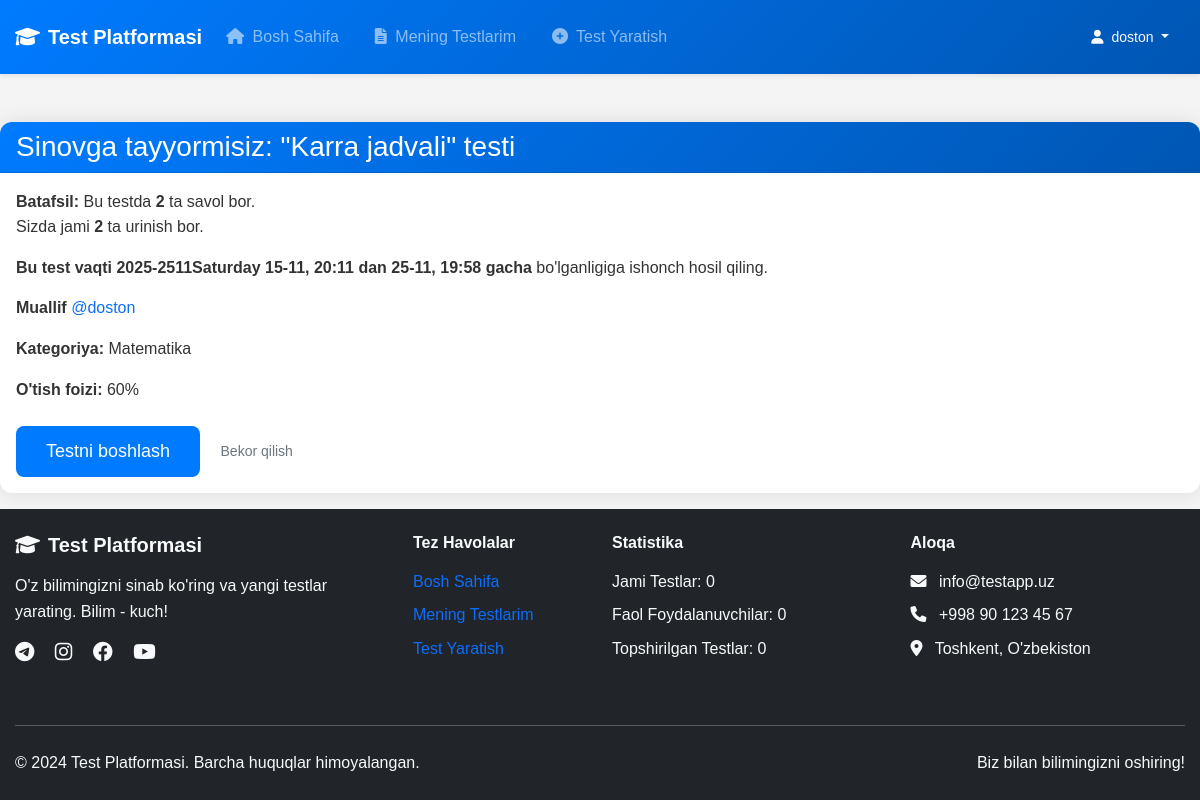
/2/ready_to_test/ (signed in), run on the app's committed database.
### main/models.py (models this page shows, shortened)
class Test(models.Model):
    author = models.ForeignKey(User, on_delete=models.CASCADE)
    category = models.ForeignKey(Category, on_delete=models.CASCADE)
    title = models.CharField(max_length=200)
    maximum_attempts = models.PositiveBigIntegerField()
    start_date = models.DateTimeField(default=timezone.now)
    end_date = models.DateTimeField(default=timezone.now() + datetime.timedelta(days=10))
    pass_percentage = models.PositiveBigIntegerField()

class Category(models.Model):
    name = models.CharField(max_length=100)

### main/views.py (the view)
# urls.py: path('<int:test_id>/ready_to_test/', views.ready_to_test, name='ready_to_test'),
@login_required(login_url='login')
def ready_to_test(request, test_id):
    test = get_object_or_404(Test, id=test_id)
    return render(request, 'ready_to_test.html', {'test': test})

### templates/ready_to_test.html (shortened to what this page needs)
{% extends "base.html" %}
{% block content %}
    <div class="content mt-5">
        <div class="card">
            <div class="card-header bg-primary text-white">
                <h3 class="mb-0">Sinovga tayyormisiz: "{{ test.title }}" testi</h3>
            </div>
            <div class="card-body">
                <p class="card-text">
                    <strong>Batafsil:</strong> Bu testda <strong>{{ test.question_set.all.count }}</strong> ta savol bor.
                    <br>Sizda jami <strong>{{ test.maximum_attempts }}</strong> ta urinish bor.
                </p>
                <p class="card-text">
                    <strong>Bu test vaqti {{ test.start_date|date:"Y-yil d-m, H:i" }} dan {{ test.end_date|date:"d-m, H:i" }} gacha</strong> bo'lganligiga ishonch hosil qiling.
                </p>
                <p class="card-text">
                    <strong>Muallif</strong>
                    <a href="{% url 'profile' test.author.username %}" class="text-decoration-none">
                        @{{ test.author.username }}
                    </a>
                </p>
                <p class="card-text">
                    <strong>Kategoriya:</strong> {{ test.category.name }}
                </p>
                <p class="card-text">
                    <strong>O'tish foizi:</strong> {{ test.pass_percentage }}%
                </p>
                <div class="mt-4">
                    <a class="btn btn-primary btn-lg" href="{% url 'test' test.id %}">
                        Testni boshlash
                    </a>
                    <a class="btn btn-outline-secondary" href="{% url 'index' %}">Bekor qilish</a>
                </div>
            </div>
        </div>
    </div>
{% endblock content %}

### templates/base.html (shortened to what this page needs)
{% load static %}
<!DOCTYPE html>
<html lang="en">
<head>
    <link href="https://cdn.jsdelivr.net/npm/bootstrap@5.1.3/dist/css/bootstrap.min.css" rel="stylesheet">
    <link href="https://cdnjs.cloudflare.com/ajax/libs/font-awesome/6.0.0/css/all.min.css" rel="stylesheet">
    <link rel="stylesheet" type="text/css" href="{% static 'style.css' %}">
</head>
<body class="d-flex flex-column min-vh-100">
    <nav class="navbar navbar-expand-lg navbar-dark bg-primary shadow-sm">
        <div class="container">
            <a class="navbar-brand fw-bold" href="/">
                <i class="fas fa-graduation-cap me-2"></i>Test Platformasi
            </a>
            <div class="collapse navbar-collapse" id="navbarContent">
                <ul class="navbar-nav me-auto">
                    <li class="nav-item">
                        <a class="nav-link" href="{% url 'index' %}">
                            <i class="fas fa-home me-1"></i> Bosh Sahifa
                        </a>
                    </li>
                    {% if user.is_authenticated %}
                    <li class="nav-item">
                        <a class="nav-link" href="{% url 'my_tests' %}">
                            <i class="fas fa-file-alt me-1"></i> Mening Testlarim
                        </a>
                    </li>
                    <li class="nav-item">
                        <a class="nav-link" href="{% url 'create_test' %}">
                            <i class="fas fa-plus-circle me-1"></i> Test Yaratish
                        </a>
                    </li>
                    {% endif %}
                </ul>
                <div class="d-flex align-items-center">
                    {% if user.is_authenticated %}
                    <div class="dropdown">
                        <button class="btn btn-outline-light dropdown-toggle" type="button" data-bs-toggle="dropdown">
                            <i class="fas fa-user me-1"></i> {{ user.username }}
                        </button>
                    </div>
                    {% endif %}
                </div>
            </div>
        </div>
    </nav>
    <main class="flex-grow-1">
        {% block content %}
        {% endblock content %}
    </main>
    <footer class="bg-dark text-light py-4 mt-auto">
        <div class="container">
            <div class="row">
                <div class="col-lg-4 col-md-6 mb-4">
                    <h5 class="fw-bold mb-3">
                        <i class="fas fa-graduation-cap me-2"></i>Test Platformasi
                    </h5>
                    <p class="text-light-50">
                        O'z bilimingizni sinab ko'ring va yangi testlar yarating.
                        Bilim - kuch!
                    </p>
                    <div class="social-links">
                        <a href="#" class="text-light me-3"><i class="fab fa-telegram fa-lg"></i></a>
                        <a href="#" class="text-light me-3"><i class="fab fa-instagram fa-lg"></i></a>
                        <a href="#" class="text-light me-3"><i class="fab fa-facebook fa-lg"></i></a>
                        <a href="#" class="text-light"><i class="fab fa-youtube fa-lg"></i></a>
                    </div>
                </div>
                <div class="col-lg-2 col-md-6 mb-4">
                    <h6 class="fw-bold mb-3">Tez Havolalar</h6>
                    <ul class="list-unstyled">
                        <li class="mb-2">
                            <a href="{% url 'index' %}" class="text-light-50 text-decoration-none">Bosh Sahifa</a>
                        </li>
                        {% if user.is_authenticated %}
                        <li class="mb-2">
                            <a href="{% url 'my_tests' %}" class="text-light-50 text-decoration-none">Mening Testlarim</a>
                        </li>
                        <li class="mb-2">
                            <a href="{% url 'create_test' %}" class="text-light-50 text-decoration-none">Test Yaratish</a>
                        </li>
                        {% endif %}
                    </ul>
                </div>
                <div class="col-lg-3 col-md-6 mb-4">
                    <h6 class="fw-bold mb-3">Statistika</h6>
                    <ul class="list-unstyled">
                        <li class="mb-2">
                            <span class="text-light-50">Jami Testlar: {% if total_tests_count %}{{ total_tests_count }}{% else %}0{% endif %}</span>
                        </li>
                        <li class="mb-2">
                            <span class="text-light-50">Faol Foydalanuvchilar: {% if active_users_count %}{{ active_users_count }}{% else %}0{% endif %}</span>
                        </li>
                        <li class="mb-2">
                            <span class="text-light-50">Topshirilgan Testlar: {% if completed_tests_count %}{{ completed_tests_count }}{% else %}0{% endif %}</span>
                        </li>
                    </ul>
                </div>
                <div class="col-lg-3 col-md-6 mb-4">
                    <h6 class="fw-bold mb-3">Aloqa</h6>
                    <ul class="list-unstyled">
                        <li class="mb-2">
                            <i class="fas fa-envelope me-2"></i>
                            <span class="text-light-50">info@testapp.uz</span>
                        </li>
                        <li class="mb-2">
                            <i class="fas fa-phone me-2"></i>
                            <span class="text-light-50">+998 90 123 45 67</span>
                        </li>
                        <li class="mb-2">
                            <i class="fas fa-map-marker-alt me-2"></i>
                            <span class="text-light-50">Toshkent, O'zbekiston</span>
                        </li>
                    </ul>
                </div>
            </div>
            <hr class="bg-light my-4">
            <div class="row align-items-center">
                <div class="col-md-6 text-center text-md-start">
                    <p class="mb-0 text-light-50">
                        &copy; 2024 Test Platformasi. Barcha huquqlar himoyalangan.
                    </p>
                </div>
                <div class="col-md-6 text-center text-md-end">
                    <p class="mb-0 text-light-50">
                        Biz bilan bilimingizni oshiring!
                    </p>
                </div>
            </div>
        </div>
    </footer>
</body>
</html>

### static/style.css (style rules this page uses)
* { margin: 0; padding: 0; box-sizing: border-box; }
body { font-family: Arial, sans-serif; line-height: 1.6; background-color: #f4f4f4; color: #333; }
.navbar { background: white; padding: 1rem 0; box-shadow: 0 2px 4px rgba(0,0,0,0.1); }
.container { max-width: 1200px; margin: 0 auto; padding: 0 15px; }
.navbar-nav { list-style: none; display: flex; gap: 20px; }
.nav-link { text-decoration: none; color: #333; padding: 8px 16px; border-radius: 4px; }
.btn { padding: 8px 16px; text-decoration: none; border-radius: 4px; border: none; cursor: pointer; font-size: 14px; }
.btn-primary { background: #007bff; color: white; }
p { margin-bottom: 15px; }
.card { border: none; box-shadow: 0 0 15px rgba(0,0,0,0.1); border-radius: 12px; }
.bg-primary { background: linear-gradient(135deg, #007bff, #0056b3) !important; }

### templates/base.html (style rules this page uses)
html, body { height: 100%; margin: 0; padding: 0; }
body { display: flex; flex-direction: column; min-height: 100vh; }
main { flex: 1; }
footer { margin-top: auto; }

### templates/ready_to_test.html (style rules this page uses)
.card { border: none; box-shadow: 0 0 20px rgba(0,0,0,0.1); border-radius: 12px; }
.card-header { border-radius: 12px 12px 0 0 !important; }
.card-text { font-size: 16px; line-height: 1.6; margin-bottom: 15px; }
.btn-lg { padding: 12px 30px; font-size: 18px; border-radius: 8px; }

### data on the page
Test: title "Karra jadvali", question_set.all.count "2", maximum_attempts "2", start_date "2025-2511Saturday 15-11, 20:11", end_date "25-11, 19:58", author.username "doston", category.name "Matematika", pass_percentage "60"

### other printed values
{{ user.username }} "doston"
